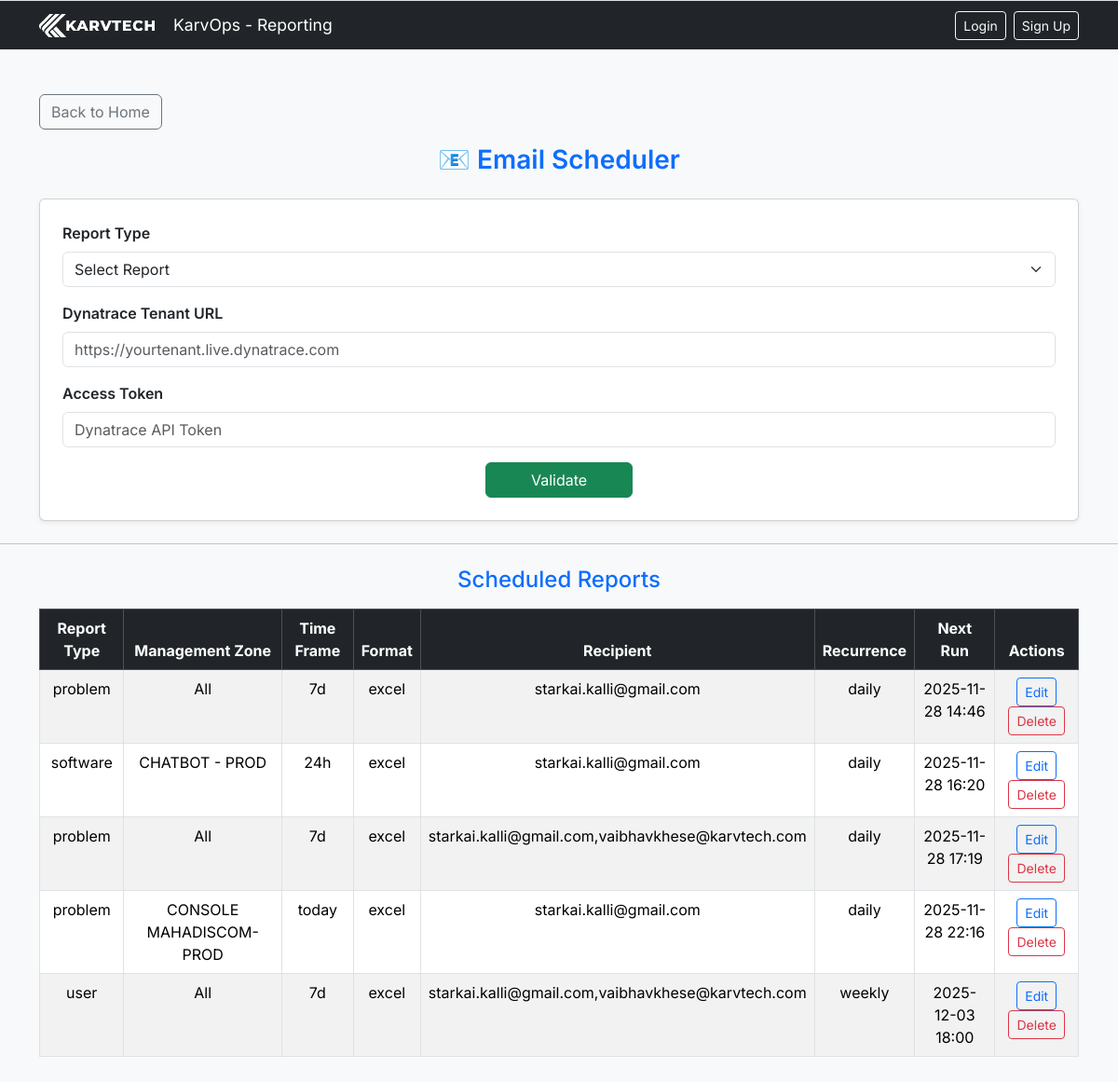
Screenshot of /email_scheduler with the database file from the repository.
### dashboard/models.py (models this page shows, shortened)
class ScheduledReport(models.Model):
    REPORT_CHOICES = [
        ("capacity", "Capacity Management"),
        ("problem", "Problem Analysis"),
        ("user", "User Management"),
        ("software", "Software Inventory"),
    ]
    report_type = models.CharField(max_length=50, choices=REPORT_CHOICES)
    tenant_url = models.CharField(max_length=255, blank=True, null=True)
    access_token = models.CharField(max_length=255, blank=True, null=True)
    account_uuid = models.CharField(max_length=255, blank=True, null=True)
    client_id = models.CharField(max_length=255, blank=True, null=True)
    client_secret = models.CharField(max_length=255, blank=True, null=True)
    management_zone = models.CharField(max_length=255, blank=True, null=True)
    timeframe = models.CharField(max_length=50)
    recipient_email = models.TextField()   # instead of EmailField
    report_format = models.CharField(max_length=10)
    recurrence = models.CharField(max_length=10)
    next_run = models.DateTimeField()
    status = models.CharField(max_length=20, default="Scheduled")
    created_at = models.DateTimeField(auto_now_add=True)

### dashboard/views.py (the view, shortened to what this page needs)
# urls.py: path('email_scheduler', views.email_scheduler, name='email_scheduler'),
def email_scheduler(request):
    context = {}
    context["schedules"] = ScheduledReport.objects.all().order_by("next_run")
    return render(request, "email_scheduler.html", context)

### templates/email_scheduler.html (shortened to what this page needs)
<!DOCTYPE html>
<html lang="en">
<head>
  <link href="https://cdn.jsdelivr.net/npm/bootstrap@5.3.2/dist/css/bootstrap.min.css" rel="stylesheet">
</head>
<body>
<nav class="navbar navbar-expand-lg navbar-dark bg-dark border-top py-2">
    <div class="container">
        <a class="navbar-brand fw-bold text-white d-flex align-items-center" href="{% url 'index' %}">
            <img src="/static/KARVTECH LOGO-03-03.png"
                 alt="Logo"
                 class="align-middle"
                 style="
                    height: 25px;
                    width: auto;
                    object-fit: contain;
                 ">
            <span style="
                font-size: 1.10rem;
                font-weight: 400;
                margin-left: 20px;      /* ✅ spacing added */
            ">
                KarvOps - Reporting
            </span>
        </a>
        <div class="ms-auto">
            <ul class="navbar-nav align-items-center">
                {% if user.is_authenticated %}
                    <li class="nav-item me-3 text-white">
                        Welcome, {{ user.username }}
                    </li>
                    <li class="nav-item">
                        <a class="btn btn-sm btn-outline-light me-2" href="{% url 'logout' %}">
                            Logout
                        </a>
                    </li>
                {% else %}
                    <li class="nav-item me-2">
                        <a class="btn btn-sm btn-outline-light" href="{% url 'login' %}">Login</a>
                    </li>
                    <li class="nav-item">
                        <a class="btn btn-sm btn-outline-light" href="{% url 'signup' %}">Sign Up</a>
                    </li>
                {% endif %}
            </ul>
        </div>
    </div>
</nav>
<div class="container mt-5">
  <a href="/" class="btn btn-outline-secondary mb-3">Back to Home</a>
  <h3 class="text-center text-primary mb-4">📧 Email Scheduler</h3>
  <div class="card shadow-sm p-4">
    <form method="POST" id="validateForm">
      <div class="mb-3">
        <label class="form-label">Report Type</label>
        <select name="report_type" id="report_type" class="form-select" required>
          <option value="">Select Report</option>
        </select>
      </div>
      <div id="dynatraceFields">
        <div class="mb-3">
          <label class="form-label">Dynatrace Tenant URL</label>
          <input type="url" name="tenant_url" class="form-control"
                 placeholder="https://yourtenant.live.dynatrace.com">
        </div>
        <div class="mb-3">
          <label class="form-label">Access Token</label>
          <input type="password" name="access_token" class="form-control" placeholder="Dynatrace API Token">
        </div>
      </div>
      <div class="text-center">
        <button type="submit" class="btn btn-success px-5">Validate</button>
      </div>
    </form>
  </div>
</div>
{% if schedules %}
<hr class="my-4">
<h4 class="text-center text-primary mb-3">Scheduled Reports</h4>
<div class="container">
  <div class="table-responsive">
    <table class="table table-bordered table-striped text-center">
      <thead class="table-dark">
        <tr>
          <th>Report Type</th>
          <th>Management Zone</th>
          <th>Time Frame</th>
          <th>Format</th>
          <th>Recipient</th>
          <th>Recurrence</th>
          <th>Next Run</th>
          <th>Actions</th>
        </tr>
      </thead>
      <tbody>
        {% for s in schedules %}
        <tr>
          <td>{{ s.report_type }}</td>
          <td>{{ s.management_zone }}</td>
          <td>{{ s.timeframe }}</td>
          <td>{{ s.report_format }}</td>
          <td>{{ s.recipient_email }}</td>
          <td>{{ s.recurrence }}</td>
          <td>{{ s.next_run|date:"Y-m-d H:i" }}</td>
          <td>
            <a href="{% url 'edit_schedule' s.id %}" class="btn btn-sm btn-outline-primary">
              Edit
            </a>
            <a href="{% url 'delete_schedule' s.id %}"
               class="btn btn-sm btn-outline-danger"
               onclick="return confirm('Are you sure you want to delete this schedule?');">
              Delete
            </a>
          </td>
        </tr>
        {% endfor %}
      </tbody>
    </table>
  </div>
</div>
{% endif %}
</body>
</html>

### templates/email_scheduler.html (style rules this page uses)
body { font-family: 'Inter', sans-serif; background-color: #f8f9fa; padding-bottom: 80px; }
h3 { font-weight: 600; }
.form-label { font-weight: 600; }

### rows the page displays
ScheduledReport: report_type "problem", management_zone "All", timeframe "7d", report_format "excel", recipient_email "starkai.kalli@gmail.com", recurrence "daily", next_run "2025-11-28 14:46"
ScheduledReport: report_type "software", management_zone "CHATBOT - PROD", timeframe "24h", report_format "excel", recipient_email "starkai.kalli@gmail.com", recurrence "daily", next_run "2025-11-28 16:20"
ScheduledReport: report_type "problem", management_zone "All", timeframe "7d", report_format "excel", recipient_email "starkai.kalli@gmail.com,vaibhavkhese@karvtech.com", recurrence "daily", next_run "2025-11-28 17:19"
ScheduledReport: report_type "problem", management_zone "CONSOLE MAHADISCOM-PROD", timeframe "today", report_format "excel", recipient_email "starkai.kalli@gmail.com", recurrence "daily", next_run "2025-11-28 22:16"
ScheduledReport: report_type "user", management_zone "All", timeframe "7d", report_format "excel", recipient_email "starkai.kalli@gmail.com,vaibhavkhese@karvtech.com", recurrence "weekly", next_run "2025-12-03 18:00"
